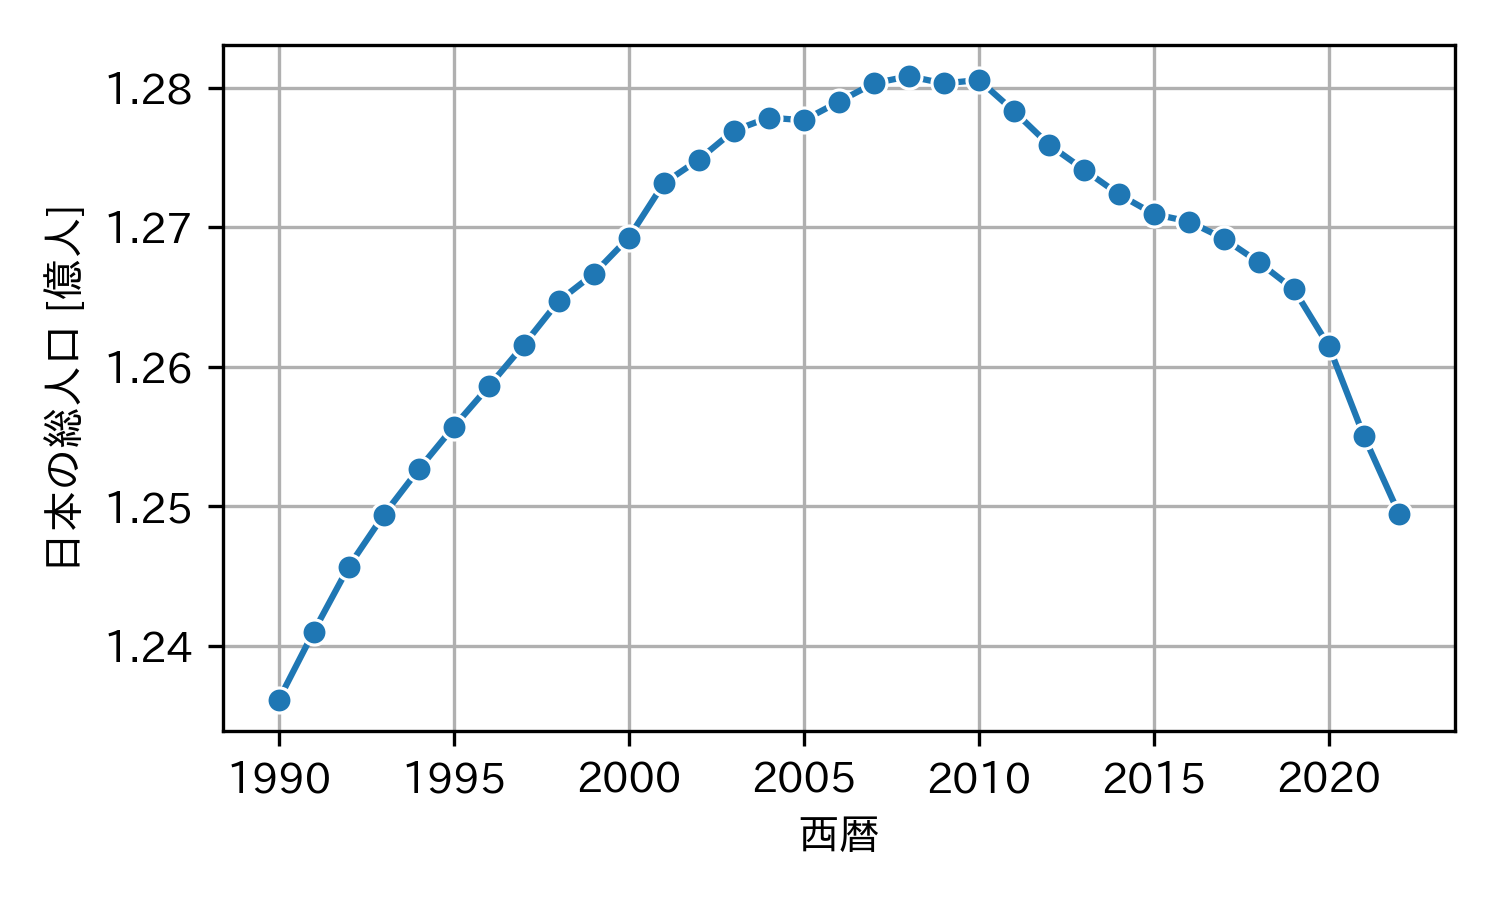

Reproduce this figure in Python.
import matplotlib.pyplot as plt  # matplotlib.pyplotをpltとしてインポート
import pandas as pd  # pandasをpdとしてインポート
import seaborn as sns  # seabornをsnsとしてインポート
import japanize_matplotlib  # matplotlibで日本語を使用するためのライブラリ

# データを辞書形式で提供
data = {
    'year': list(range(1990, 2023)),  # 年（1990年から2022年まで）
    'population': [1.23611, 1.24101, 1.24567, 1.24938, 1.25265, 1.2557, 1.25859, 1.26157, 1.26472, 1.26667,
                   1.26926, 1.27316, 1.27486, 1.27694, 1.27787, 1.27768, 1.27901, 1.28033, 1.28084, 1.28032,
                   1.28057, 1.27834, 1.27593, 1.27414, 1.27237, 1.27095, 1.27042, 1.26919, 1.26749, 1.26555,
                   1.26146, 1.25502, 1.24947]  # 人口（億人単位）
}

df = pd.DataFrame(data)  # pandasデータフレームにデータを変換

plt.figure(figsize=(5, 3))  # グラフのサイズを指定
sns.lineplot(x='year', y='population', data=df, marker='o', linestyle='-')  # 折れ線グラフの描画

plt.xlabel("西暦")  # x軸のラベル
plt.ylabel("日本の総人口 [億人]")  # y軸のラベル
plt.grid(True)  # グリッドを表示
plt.tight_layout()  # レイアウトの調整
plt.savefig("1_1_3_population_line_plot.png", dpi=300)  # グラフをファイルに保存
plt.show()  # グラフの表示
